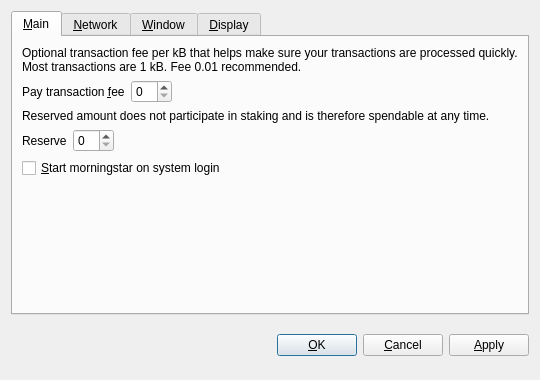
<?xml version="1.0" encoding="UTF-8"?>
<ui version="4.0">
 <class>OptionsDialog</class>
 <widget class="QDialog" name="OptionsDialog">
  <property name="geometry">
   <rect>
    <x>0</x>
    <y>0</y>
    <width>540</width>
    <height>380</height>
   </rect>
  </property>
  <property name="windowTitle">
   <string>Options</string>
  </property>
  <property name="styleSheet">
   <string notr="true">background-image: url(:/images/bkg2);
background-image: url(:/images/gr);</string>
  </property>
  <property name="modal">
   <bool>true</bool>
  </property>
  <layout class="QVBoxLayout" name="verticalLayout">
   <item>
    <widget class="QTabWidget" name="tabWidget">
     <property name="tabPosition">
      <enum>QTabWidget::North</enum>
     </property>
     <property name="currentIndex">
      <number>0</number>
     </property>
     <widget class="QWidget" name="tabMain">
      <attribute name="title">
       <string>&amp;Main</string>
      </attribute>
      <layout class="QVBoxLayout" name="verticalLayout_Main">
       <item>
        <widget class="QLabel" name="transactionFeeInfoLabel">
         <property name="text">
          <string>Optional transaction fee per kB that helps make sure your transactions are processed quickly. Most transactions are 1 kB. Fee 0.01 recommended.</string>
         </property>
         <property name="textFormat">
          <enum>Qt::PlainText</enum>
         </property>
         <property name="wordWrap">
          <bool>true</bool>
         </property>
        </widget>
       </item>
       <item>
        <layout class="QHBoxLayout" name="horizontalLayoutFee">
         <item>
          <widget class="QLabel" name="transactionFeeLabel">
           <property name="text">
            <string>Pay transaction &amp;fee</string>
           </property>
           <property name="textFormat">
            <enum>Qt::PlainText</enum>
           </property>
           <property name="buddy">
            <cstring>transactionFee</cstring>
           </property>
          </widget>
         </item>
         <item>
          <widget class="BitcoinAmountField" name="transactionFee"/>
         </item>
         <item>
          <spacer name="horizontalSpacerFee">
           <property name="orientation">
            <enum>Qt::Horizontal</enum>
           </property>
           <property name="sizeHint" stdset="0">
            <size>
             <width>40</width>
             <height>20</height>
            </size>
           </property>
          </spacer>
         </item>
        </layout>
       </item>
       <item>
        <widget class="QLabel" name="reserveBalanceInfoLabel">
         <property name="text">
          <string>Reserved amount does not participate in staking and is therefore spendable at any time.</string>
         </property>
         <property name="textFormat">
          <enum>Qt::PlainText</enum>
         </property>
         <property name="wordWrap">
          <bool>true</bool>
         </property>
        </widget>
       </item>
       <item>
        <layout class="QHBoxLayout" name="horizontalLayoutReserveBalance">
         <item>
          <widget class="QLabel" name="reserveBalanceLabel">
           <property name="text">
            <string>Reserve</string>
           </property>
           <property name="textFormat">
            <enum>Qt::PlainText</enum>
           </property>
           <property name="buddy">
            <cstring>reserveBalance</cstring>
           </property>
          </widget>
         </item>
         <item>
          <widget class="BitcoinAmountField" name="reserveBalance"/>
         </item>
         <item>
          <spacer name="horizontalSpacerReserveBalance">
           <property name="orientation">
            <enum>Qt::Horizontal</enum>
           </property>
           <property name="sizeHint" stdset="0">
            <size>
             <width>40</width>
             <height>20</height>
            </size>
           </property>
          </spacer>
         </item>
        </layout>
       </item>
       <item>
        <widget class="QCheckBox" name="bitcoinAtStartup">
         <property name="toolTip">
          <string>Automatically start morningstar after logging in to the system.</string>
         </property>
         <property name="text">
          <string>&amp;Start morningstar on system login</string>
         </property>
        </widget>
       </item>
       <item>
        <spacer name="verticalSpacer_Main">
         <property name="orientation">
          <enum>Qt::Vertical</enum>
         </property>
         <property name="sizeHint" stdset="0">
          <size>
           <width>20</width>
           <height>40</height>
          </size>
         </property>
        </spacer>
       </item>
      </layout>
     </widget>
     <widget class="QWidget" name="tabNetwork">
      <attribute name="title">
       <string>&amp;Network</string>
      </attribute>
      <layout class="QVBoxLayout" name="verticalLayout_Network">
       <item>
        <widget class="QCheckBox" name="mapPortUpnp">
         <property name="toolTip">
          <string>Automatically open the morningstar client port on the router. This only works when your router supports UPnP and it is enabled.</string>
         </property>
         <property name="text">
          <string>Map port using &amp;UPnP</string>
         </property>
        </widget>
       </item>
       <item>
        <widget class="QCheckBox" name="connectSocks">
         <property name="toolTip">
          <string>Connect to the morningstar network through a SOCKS proxy (e.g. when connecting through Tor).</string>
         </property>
         <property name="text">
          <string>&amp;Connect through SOCKS proxy:</string>
         </property>
        </widget>
       </item>
       <item>
        <layout class="QHBoxLayout" name="horizontalLayout_Network">
         <item>
          <widget class="QLabel" name="proxyIpLabel">
           <property name="text">
            <string>Proxy &amp;IP:</string>
           </property>
           <property name="textFormat">
            <enum>Qt::PlainText</enum>
           </property>
           <property name="buddy">
            <cstring>proxyIp</cstring>
           </property>
          </widget>
         </item>
         <item>
          <widget class="QValidatedLineEdit" name="proxyIp">
           <property name="maximumSize">
            <size>
             <width>140</width>
             <height>16777215</height>
            </size>
           </property>
           <property name="toolTip">
            <string>IP address of the proxy (e.g. 127.0.0.1)</string>
           </property>
          </widget>
         </item>
         <item>
          <widget class="QLabel" name="proxyPortLabel">
           <property name="text">
            <string>&amp;Port:</string>
           </property>
           <property name="textFormat">
            <enum>Qt::PlainText</enum>
           </property>
           <property name="buddy">
            <cstring>proxyPort</cstring>
           </property>
          </widget>
         </item>
         <item>
          <widget class="QLineEdit" name="proxyPort">
           <property name="maximumSize">
            <size>
             <width>55</width>
             <height>16777215</height>
            </size>
           </property>
           <property name="toolTip">
            <string>Port of the proxy (e.g. 9050)</string>
           </property>
          </widget>
         </item>
         <item>
          <widget class="QLabel" name="socksVersionLabel">
           <property name="text">
            <string>SOCKS &amp;Version:</string>
           </property>
           <property name="textFormat">
            <enum>Qt::PlainText</enum>
           </property>
           <property name="buddy">
            <cstring>socksVersion</cstring>
           </property>
          </widget>
         </item>
         <item>
          <widget class="QValueComboBox" name="socksVersion">
           <property name="toolTip">
            <string>SOCKS version of the proxy (e.g. 5)</string>
           </property>
          </widget>
         </item>
         <item>
          <spacer name="horizontalSpacer_Network">
           <property name="orientation">
            <enum>Qt::Horizontal</enum>
           </property>
           <property name="sizeHint" stdset="0">
            <size>
             <width>40</width>
             <height>20</height>
            </size>
           </property>
          </spacer>
         </item>
        </layout>
       </item>
       <item>
        <spacer name="verticalSpacer_Network">
         <property name="orientation">
          <enum>Qt::Vertical</enum>
         </property>
         <property name="sizeHint" stdset="0">
          <size>
           <width>20</width>
           <height>40</height>
          </size>
         </property>
        </spacer>
       </item>
      </layout>
     </widget>
     <widget class="QWidget" name="tabWindow">
      <attribute name="title">
       <string>&amp;Window</string>
      </attribute>
      <layout class="QVBoxLayout" name="verticalLayout_Window">
       <item>
        <widget class="QCheckBox" name="minimizeToTray">
         <property name="toolTip">
          <string>Show only a tray icon after minimizing the window.</string>
         </property>
         <property name="text">
          <string>&amp;Minimize to the tray instead of the taskbar</string>
         </property>
        </widget>
       </item>
       <item>
        <widget class="QCheckBox" name="minimizeOnClose">
         <property name="toolTip">
          <string>Minimize instead of exit the application when the window is closed. When this option is enabled, the application will be closed only after selecting Quit in the menu.</string>
         </property>
         <property name="text">
          <string>M&amp;inimize on close</string>
         </property>
        </widget>
       </item>
       <item>
        <spacer name="verticalSpacer_Window">
         <property name="orientation">
          <enum>Qt::Vertical</enum>
         </property>
         <property name="sizeHint" stdset="0">
          <size>
           <width>20</width>
           <height>40</height>
          </size>
         </property>
        </spacer>
       </item>
      </layout>
     </widget>
     <widget class="QWidget" name="tabDisplay">
      <attribute name="title">
       <string>&amp;Display</string>
      </attribute>
      <layout class="QVBoxLayout" name="verticalLayout_Display">
       <item>
        <layout class="QHBoxLayout" name="horizontalLayout_1_Display">
         <item>
          <widget class="QLabel" name="langLabel">
           <property name="text">
            <string>User Interface &amp;language:</string>
           </property>
           <property name="textFormat">
            <enum>Qt::PlainText</enum>
           </property>
           <property name="buddy">
            <cstring>lang</cstring>
           </property>
          </widget>
         </item>
         <item>
          <widget class="QValueComboBox" name="lang">
           <property name="toolTip">
            <string>The user interface language can be set here. This setting will take effect after restarting morningstar.</string>
           </property>
          </widget>
         </item>
        </layout>
       </item>
       <item>
        <layout class="QHBoxLayout" name="horizontalLayout_2_Display">
         <item>
          <widget class="QLabel" name="unitLabel">
           <property name="text">
            <string>&amp;Unit to show amounts in:</string>
           </property>
           <property name="textFormat">
            <enum>Qt::PlainText</enum>
           </property>
           <property name="buddy">
            <cstring>unit</cstring>
           </property>
          </widget>
         </item>
         <item>
          <widget class="QValueComboBox" name="unit">
           <property name="toolTip">
            <string>Choose the default subdivision unit to show in the interface and when sending tokens.</string>
           </property>
          </widget>
         </item>
        </layout>
       </item>
       <item>
        <widget class="QCheckBox" name="displayAddresses">
         <property name="toolTip">
          <string>Whether to show morningstar addresses in the transaction list or not.</string>
         </property>
         <property name="text">
          <string>&amp;Display addresses in transaction list</string>
         </property>
        </widget>
       </item>
       <item>
        <widget class="QCheckBox" name="coinControlFeatures">
         <property name="toolTip">
          <string>Whether to show coin control features or not.</string>
         </property>
         <property name="text">
          <string>Display coin &amp;control features (experts only!)</string>
         </property>
        </widget>
       </item>
       <item>
        <spacer name="verticalSpacer_Display">
         <property name="orientation">
          <enum>Qt::Vertical</enum>
         </property>
         <property name="sizeHint" stdset="0">
          <size>
           <width>20</width>
           <height>40</height>
          </size>
         </property>
        </spacer>
       </item>
      </layout>
     </widget>
    </widget>
   </item>
   <item>
    <layout class="QHBoxLayout" name="horizontalLayout_Buttons">
     <item>
      <spacer name="horizontalSpacer_1">
       <property name="orientation">
        <enum>Qt::Horizontal</enum>
       </property>
       <property name="sizeHint" stdset="0">
        <size>
         <width>40</width>
         <height>48</height>
        </size>
       </property>
      </spacer>
     </item>
     <item>
      <widget class="QLabel" name="statusLabel">
       <property name="font">
        <font>
         <weight>75</weight>
         <bold>true</bold>
        </font>
       </property>
       <property name="text">
        <string/>
       </property>
       <property name="textFormat">
        <enum>Qt::PlainText</enum>
       </property>
       <property name="wordWrap">
        <bool>true</bool>
       </property>
      </widget>
     </item>
     <item>
      <spacer name="horizontalSpacer_2">
       <property name="orientation">
        <enum>Qt::Horizontal</enum>
       </property>
       <property name="sizeHint" stdset="0">
        <size>
         <width>40</width>
         <height>48</height>
        </size>
       </property>
      </spacer>
     </item>
     <item>
      <widget class="QPushButton" name="okButton">
       <property name="text">
        <string>&amp;OK</string>
       </property>
      </widget>
     </item>
     <item>
      <widget class="QPushButton" name="cancelButton">
       <property name="text">
        <string>&amp;Cancel</string>
       </property>
       <property name="autoDefault">
        <bool>false</bool>
       </property>
      </widget>
     </item>
     <item>
      <widget class="QPushButton" name="applyButton">
       <property name="text">
        <string>&amp;Apply</string>
       </property>
       <property name="autoDefault">
        <bool>false</bool>
       </property>
      </widget>
     </item>
    </layout>
   </item>
  </layout>
 </widget>
 <customwidgets>
  <customwidget>
   <class>BitcoinAmountField</class>
   <extends>QSpinBox</extends>
   <header>bitcoinamountfield.h</header>
   <container>1</container>
  </customwidget>
  <customwidget>
   <class>QValidatedLineEdit</class>
   <extends>QLineEdit</extends>
   <header>qvalidatedlineedit.h</header>
  </customwidget>
  <customwidget>
   <class>QValueComboBox</class>
   <extends>QComboBox</extends>
   <header>qvaluecombobox.h</header>
  </customwidget>
 </customwidgets>
 <resources/>
 <connections/>
</ui>
